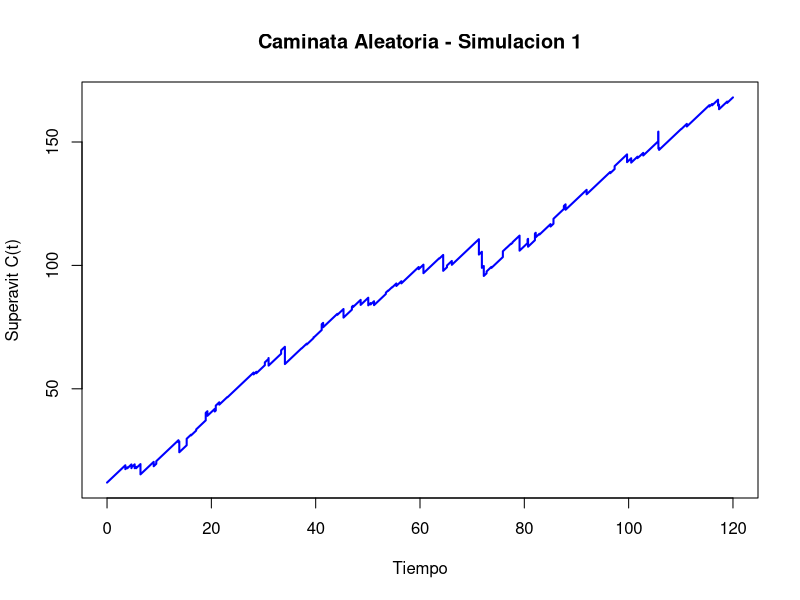
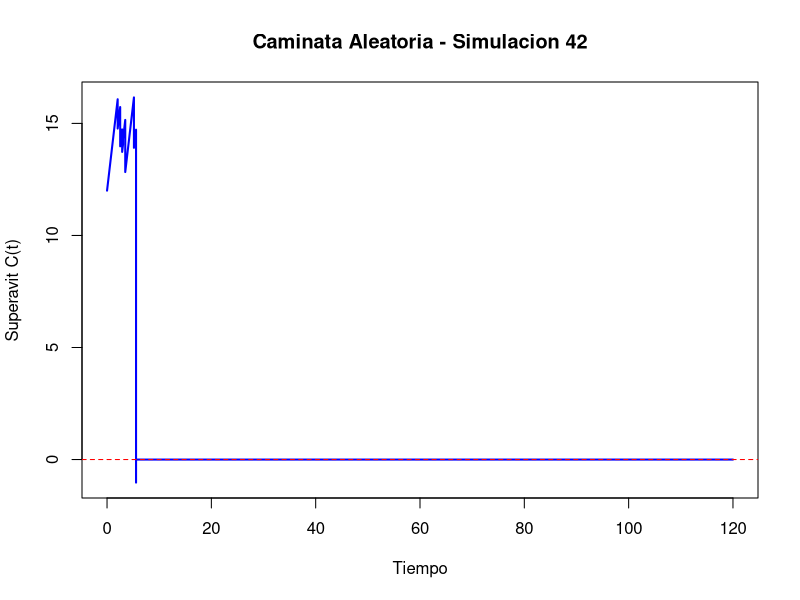

Generate these figures, in order, with R: (Note: a time limit stopped this script after it produced the figures.)
set.seed(89)  # para reproducibilidad

### MODELO ###

# PARTE II: Explorar diferentes procesos de frecuencia
# Weibull (Proceso de Renovacion)

## Parametros generales del modelo
u <- 12 # capital inicial
c <- 2 # tasa de ingreso de primas por unidad de tiempo
Tmax <- 120 # tiempo total a simular
nsim <- 10000 # Numero de simulaciones para Monte Carlo

## Parametros de frecuencia
# Parametros de la distribucion de arribos de siniestros (Weibull)
sigma <- 1.85
k <- 1.5
# Parametros de la distribucion de arribos de inyecciones (Exponencial)
lambda <- 0.3

## Parametros de tamano
# Parametros de la distribucion de tamanos de siniestros (Exponencial)
lambda_2 <- 0.5
# Parametros de la distribucion de tamanos de inyecciones (Gamma)
alpha <- 2
sigma_2 <- 0.6

### Monte Carlo ###

## Condiciones iniciales
contador_ruinas <- 0 # Contador de ruinas
contador_no_ruinas <- 0 # Contador de no-ruinas
tiempos_ruina <- numeric() # Tiempos de ruinas
utilidades <- numeric(nsim) # Utilidades
graficado_ruina <- FALSE
graficado_no_ruina <- FALSE

## Simulaciones
for (i in 1:nsim) {
  
  ## Tiempos de arribo de los siniestros
  arribos_brutos_sin <- cumsum(rweibull(n = Tmax * 2 / sigma, 
                                        shape = k, scale = sigma))
  if (tail(arribos_brutos_sin, 1) < Tmax) {
    warning("No se generaron suficientes eventos para cubrir hasta Tmax. Aumentar n.")
  }
  arribos_sin <- arribos_brutos_sin[arribos_brutos_sin <= Tmax]
  n_sin <- length(arribos_sin)
  
  ## Tiempos de arribo de las inyecciones
  arribos_brutos_iny <- cumsum(rexp(n = Tmax * lambda * 2, rate = lambda))
  if (tail(arribos_brutos_iny, 1) < Tmax) {
    warning("No se generaron suficientes eventos para cubrir hasta Tmax. Aumentar n.")
  }
  arribos_iny <- arribos_brutos_iny[arribos_brutos_iny <= Tmax]
  n_iny <- length(arribos_iny)
  
  ## Tamanos de los siniestros
  siniestros <- rexp(n_sin, rate = lambda_2)
  
  ## Tamanos de las inyecciones
  inyecciones <- rgamma(n_iny, shape = alpha, scale = sigma_2)
  
  ### PROCESO DE SUPERAVIT ###
  
  ## Malla temporal
  malla_temp <- seq(0, Tmax, by = 0.001)
  Ct <- numeric(length(malla_temp))
  sin_index <- 1
  acumulados_sin <- 0
  iny_index <- 1
  acumulados_iny <- 0
  ruina_ocurrida <- FALSE
  tiempo_ruina <- NA
  
  for (j in seq_along(malla_temp)) {
    t <- malla_temp[j]
    
    ## Suma siniestros que ya ocurrieron hasta t
    while (sin_index <= n_sin && arribos_sin[sin_index] <= t) {
      acumulados_sin <- acumulados_sin + siniestros[sin_index]
      sin_index <- sin_index + 1
    }
    
    ## Suma inyecciones que ya ocurrieron hasta t
    while (iny_index <= n_iny && arribos_iny[iny_index] <= t) {
      acumulados_iny <- acumulados_iny + inyecciones[iny_index]
      iny_index <- iny_index + 1
    }
    
    ## Calculamos el superavit
    Ct[j] <- u + c * t - acumulados_sin + acumulados_iny
    
    ## Verificamos si hubo ruina
    if (!ruina_ocurrida && Ct[j] < 0) {
      ruina_ocurrida <- TRUE
      tiempo_ruina <- t
      break  # podemos salir del bucle si ya hay ruina
    }
  }
  
  ## Calculamos las utilidades (si hubo)
  t_final <- if (ruina_ocurrida) tiempo_ruina else Tmax # Tiempo final efectivo
  prima_total <- c * t_final # Prima acumulada hasta ese momento
  utilidades[i] <- prima_total - acumulados_sin # Utilidad (no incluye inyecciones, solo primas - siniestros)
  
  ## Almacenamos los datos de ruina (si hubo) o no-ruina
  if (ruina_ocurrida) {
    contador_ruinas <- contador_ruinas + 1
    tiempos_ruina <- c(tiempos_ruina, tiempo_ruina)
  }
  if (!ruina_ocurrida) {
    contador_no_ruinas <- contador_no_ruinas + 1
  }
  
  ## Graficamos la primera no-ruina
  if (!ruina_ocurrida && !graficado_no_ruina) {
    plot(malla_temp, Ct, type = "l", lwd = 2, col = "blue",
         xlab = "Tiempo", ylab = "Superavit C(t)",
         main = paste0("Caminata Aleatoria - Simulacion ", i))
    abline(h = 0, col = "red", lty = 2)
    graficado_no_ruina <- TRUE
  }
  
  ## Graficamos la primera ruina
  if (ruina_ocurrida && !graficado_ruina) {
    plot(malla_temp, Ct, type = "l", lwd = 2, col = "blue",
         xlab = "Tiempo", ylab = "Superavit C(t)",
         main = paste0("Caminata Aleatoria - Simulacion ", i))
    abline(h = 0, col = "red", lty = 2)
    graficado_ruina <- TRUE
  }
}

### Resultados ###

## Calculamos los resultados de las simulaciones Monte Carlo
prob_ruina <- contador_ruinas / nsim
tiempo_prom_ruina <- ifelse(length(tiempos_ruina) > 0, mean(tiempos_ruina), NA)

## Calculamos el Intervalo de confianza
z <- 1.96  # valor z para 95%
se <- sqrt(prob_ruina * (1 - prob_ruina) / nsim)  # error estandar
ic_inf <- prob_ruina - z * se
ic_sup <- prob_ruina + z * se
# Nota: 90% z = 1.645, 95% z = 1.96, 99% z = 2.576

### Resumen ###

## Cuadro Resumen
cat("Probabilidad estimada de ruina:", round(prob_ruina, 4), "\n")
cat("Intervalo de confianza al 95%: [", round(ic_inf, 4), ",", round(ic_sup, 4), "]\n")
cat("Tiempo promedio hasta la ruina (condicionado):", round(tiempo_prom_ruina, 4), "\n")
cat("Utilidad promedio:", round(mean(utilidades), 4), "\n")

## Graficas Resumen
if (length(tiempos_ruina) > 0) {
  hist(tiempos_ruina, breaks = 50, col = "lightblue",
       main = "Distribucion de los tiempos de ruina",
       xlab = "Tiempo de ruina", ylab = "Frecuencia")
}

hist(utilidades, breaks = 50, col = "lightgreen",
     main = "Distribucion de la utilidad (prima - siniestros)",
     xlab = "Utilidad", ylab = "Frecuencia")
